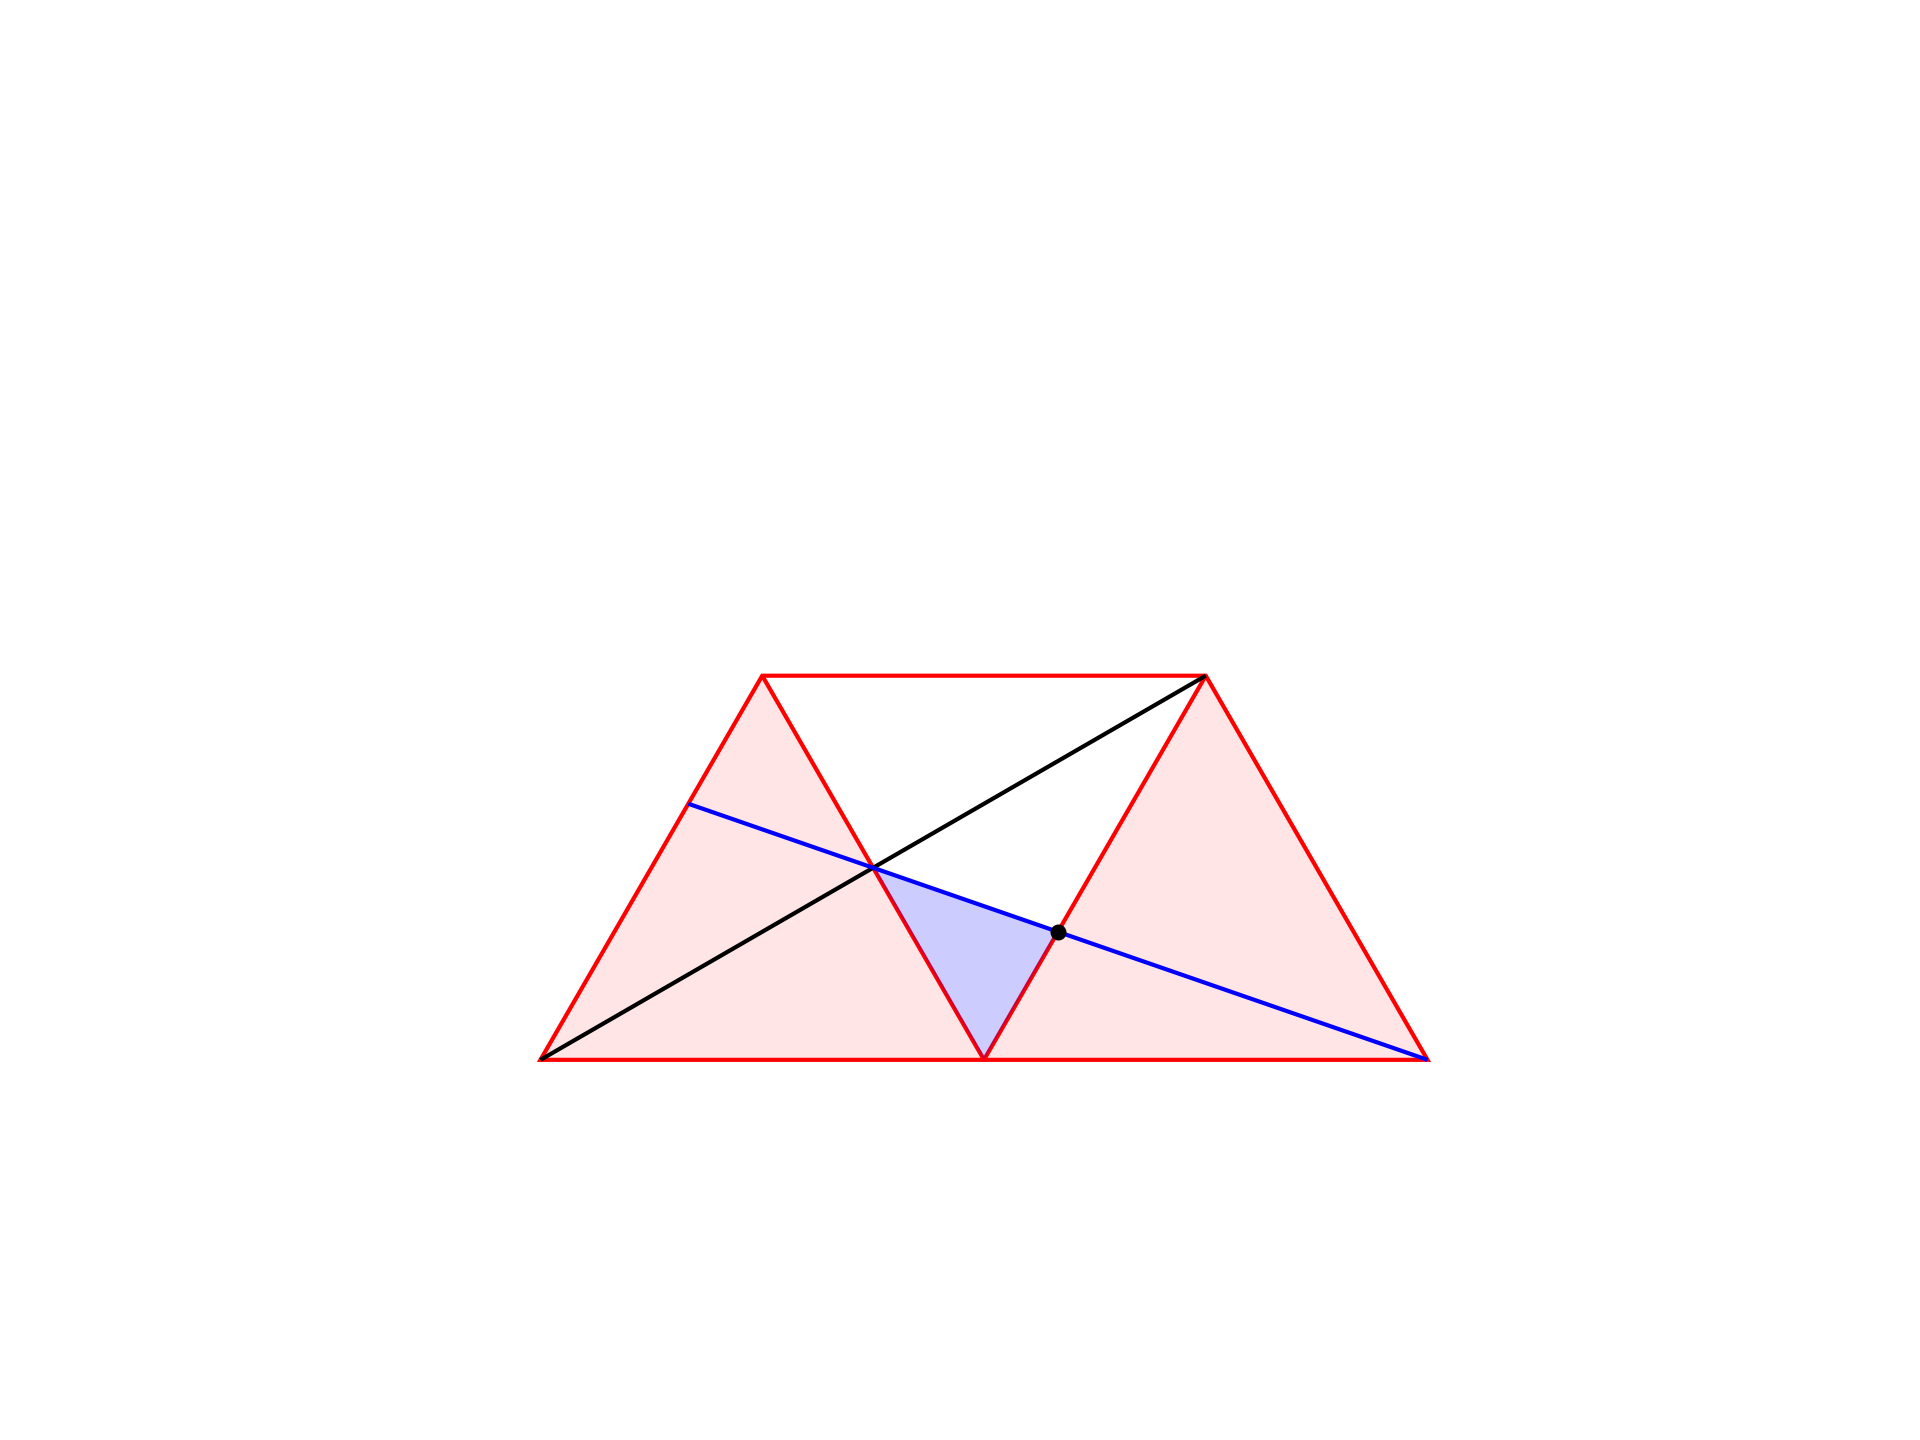

Here is the Python script that generated this plot:
import matplotlib.pyplot as plt
import numpy as np
import geometry as geo

fig, ax = geo.init()
ax.set(xlim=(0,100), ylim=(0,100))

delta = 40
A = geo.Point(10,20)
B = geo.Point(A.x+delta,A.y)
C = geo.xcc([A,delta],[B,delta])[1]

D = geo.Point(C.x+delta,C.y)
E = geo.Point(B.x+delta,B.y)

geo.opg(ax,[A,C,D,E,B])
geo.fpg(ax,[A,B,C])
geo.fpg(ax,[D,B,E])
geo.dlss(ax,[[B,D],[B,C]],ec='r')

geo.dls(ax,[A,D],ec='k')

X = geo.xll([B,C],[A,D])
Y = geo.xll([E,X],[A,C])
geo.dls(ax,[E,Y],ec='b')

Z = geo.xll([E,Y],[B,D])
geo.fpg(ax,[B,X,Z],fc='b',alpha=0.2)
geo.scp(ax,[Z])

geo.savefig(plt)
